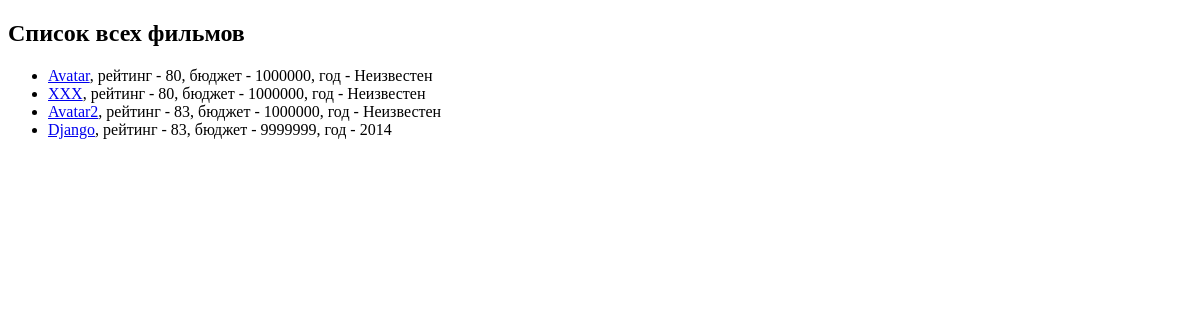
Before: / with the older database file.
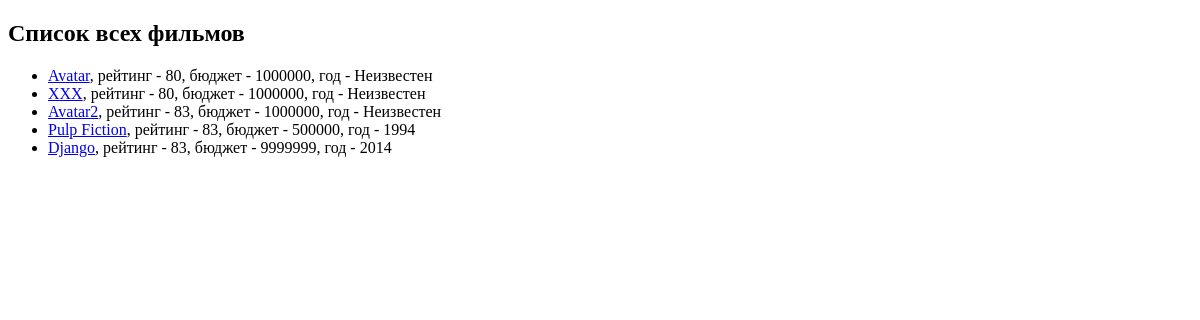
After: the same page with the newer database file.
### movie_app/models.py (models this page shows, shortened)
class Movie(models.Model):
    name = models.CharField(max_length=40)
    rating = models.IntegerField()
    year = models.IntegerField(null=True)
    budget = models.IntegerField(default=1000000)
    slug = models.SlugField(default='', null=False, db_index=True)
    def get_url(self):
        return reverse('movie-detail', args=[self.slug])

### movie_app/views.py (the view)
# urls.py: path('', views.show_all_movie),
def show_all_movie(request):
    movies = Movie.objects.order_by('year')
    return render(request, 'movie_app/all_movies.html', {
        'movies': movies
    })

### movie_app/templates/movie_app/all_movies.html (shortened to what this page needs)
{% extends 'movie_app/base.html'%}
{% block content %}
    <h2>Список всех фильмов</h2>
    <ul>
        {% for movie in movies %}
            <li><a href="{{ movie.get_url }}">{{movie.name}}</a>,
                рейтинг - {{movie.rating}},
                бюджет - {{movie.budget}},
                год - {{movie.year|default:'Неизвестен'}}
                </li>
        {% endfor %}
    </ul>
{% endblock %}

### movie_app/templates/movie_app/base.html (shortened to what this page needs)
<!DOCTYPE html>
<html lang="en">
<head>
</head>
<body>
{% block content %}
{% endblock %}
</body>
</html>

Changed rows visible on the page:
added Movie: name "Pulp Fiction", rating "83", budget "500000", year "1994"
